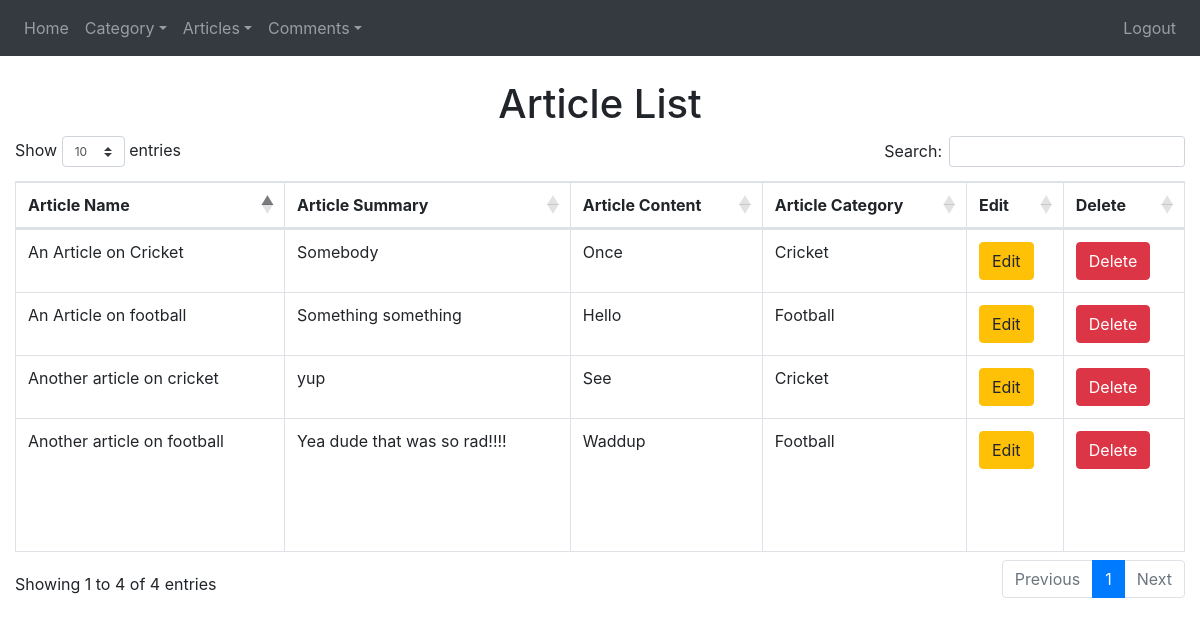
/Articleaddons/articlelist.php (signed in), run on an earlier commit of the app's database.
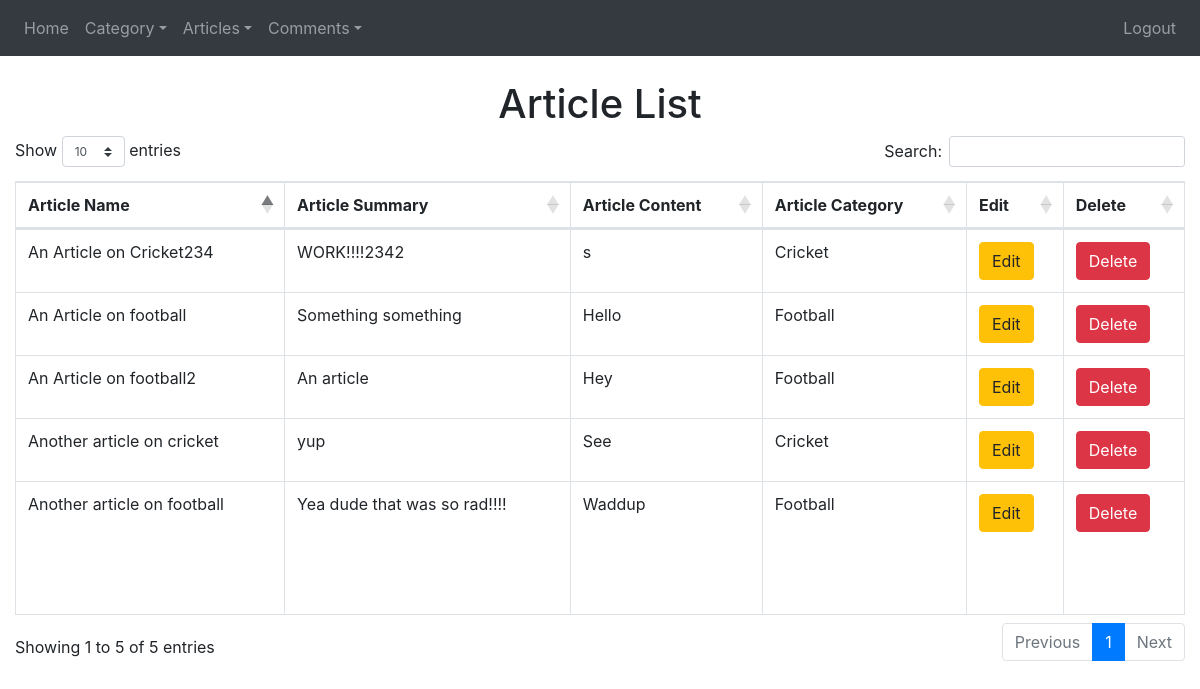
And on a later commit of the database.
### tables this page shows
CREATE TABLE `articles` (
  `article_id` int(255) NOT NULL,
  `article_name` varchar(255) NOT NULL,
  `article_summary` varchar(255) NOT NULL,
  `article_content` blob NOT NULL,
  `article_category` int(255) NOT NULL,
  `article_create` datetime NOT NULL,
  `article_image` varchar(255) NOT NULL
);

CREATE TABLE `category` (
  `cat_id` int(255) NOT NULL,
  `cat_name` varchar(255) NOT NULL,
  `cat_desc` varchar(255) NOT NULL,
  `cat_img` varchar(255) NOT NULL,
  `cat_create` datetime NOT NULL
);

### Articleaddons/articlelist.php (the view, shortened to what this page needs)
<?php
include '../config.php';
?>
<html>
<head>
 <link rel="stylesheet" href="https://use.fontawesome.com/releases/v5.7.0/css/all.css">
  <link rel="stylesheet" type="text/css" href="https://cdnjs.cloudflare.com/ajax/libs/twitter-bootstrap/4.1.1/css/bootstrap.min.css"/>
<link rel="stylesheet" type="text/css" href="https://cdn.datatables.net/1.10.21/css/dataTables.bootstrap4.min.css"/>
</head>
<body>
<?php include '../navbar3.php'; ?>
<div class='container-fluid'>
<h1>Article List</h1>
<table class="table table-bordered results">
<thead>
      <tr>
        <th>Article Name</th>
        <th>Article Summary</th>
        <th>Article Content</th>
		<th>Article Category</th>
		<th>Edit</th>
		<th>Delete</th>
      </tr>
    </thead>
<tbody>
<?php
$sql = "SELECT * FROM articles LEFT JOIN category ON article_category = cat_id";
$result = $db->query($sql);
while($row = $result->fetch_assoc())
{
 echo"
 <tr>
<td>$row[article_name]</td>
 <td>$row[article_summary]</td>
  <td>$row[article_content]</td>
  <td>$row[cat_name]</td>
  <td><a href='editarticle.php?id=$row[article_id]'><button class='btn btn-warning' type='submit'>Edit</button></a></td>
  <td><a href='deletearticle.php?id=$row[article_id]'><button class='btn btn-danger' type='submit'>Delete</button></a></td>
  </tr>
  ";
}
?>
</tbody>
</table>
</div>
</body>
</body>
</html>

What changed in the data, as far as the page shows it:
changed articles: article_name "An Article on Cricket" → "An Article on Cricket234"; article_summary "Somebody" → "WORK!!!!2342"; article_content "Once" → "s"
added articles: article_name "An Article on football2", article_summary "An article", article_content "Hey", article_category.cat_name "Football"
Also different on the page:
text written by a page script: "Show entries Search: Showing 1 to 4 of 4 entries Previous 1 Next" → "Show entries Search: Showing 1 to 5 of 5 entries Previous 1 Next"
